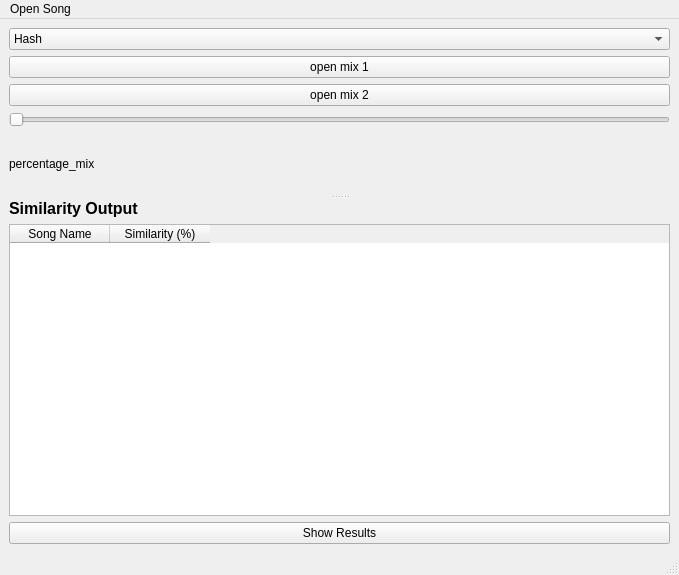
<?xml version="1.0" encoding="UTF-8"?>
<ui version="4.0">
 <class>MainWindow</class>
 <widget class="QMainWindow" name="MainWindow">
  <property name="geometry">
   <rect>
    <x>0</x>
    <y>0</y>
    <width>679</width>
    <height>575</height>
   </rect>
  </property>
  <property name="windowTitle">
   <string>MainWindow</string>
  </property>
  <widget class="QWidget" name="centralwidget">
   <layout class="QGridLayout" name="gridLayout">
    <item row="0" column="0">
     <widget class="QSplitter" name="splitter">
      <property name="orientation">
       <enum>Qt::Vertical</enum>
      </property>
      <widget class="QWidget" name="">
       <layout class="QVBoxLayout" name="verticalLayout">
        <item>
         <widget class="QComboBox" name="choose_method">
          <item>
           <property name="text">
            <string>Hash </string>
           </property>
          </item>
          <item>
           <property name="text">
            <string>Features</string>
           </property>
          </item>
          <item>
           <property name="text">
            <string>Both</string>
           </property>
          </item>
         </widget>
        </item>
        <item>
         <widget class="QPushButton" name="open_mix1">
          <property name="text">
           <string>open mix 1</string>
          </property>
         </widget>
        </item>
        <item>
         <widget class="QPushButton" name="open_mix2">
          <property name="text">
           <string>open mix 2</string>
          </property>
         </widget>
        </item>
        <item>
         <widget class="QSlider" name="Mixer_songs">
          <property name="orientation">
           <enum>Qt::Horizontal</enum>
          </property>
         </widget>
        </item>
        <item>
         <widget class="QLabel" name="percentagemix">
          <property name="text">
           <string>percentage_mix</string>
          </property>
         </widget>
        </item>
       </layout>
      </widget>
      <widget class="QWidget" name="">
       <layout class="QVBoxLayout" name="verticalLayout_2">
        <item>
         <widget class="QLabel" name="similarity_output">
          <property name="font">
           <font>
            <pointsize>12</pointsize>
            <weight>75</weight>
            <bold>true</bold>
           </font>
          </property>
          <property name="text">
           <string>Similarity Output</string>
          </property>
         </widget>
        </item>
        <item>
         <widget class="QTableWidget" name="similarity_output_table">
          <column>
           <property name="text">
            <string>Song Name</string>
           </property>
          </column>
          <column>
           <property name="text">
            <string>Similarity (%)</string>
           </property>
          </column>
         </widget>
        </item>
        <item>
         <widget class="QPushButton" name="show_results">
          <property name="text">
           <string>Show Results</string>
          </property>
         </widget>
        </item>
       </layout>
      </widget>
     </widget>
    </item>
   </layout>
  </widget>
  <widget class="QMenuBar" name="menubar">
   <property name="geometry">
    <rect>
     <x>0</x>
     <y>0</y>
     <width>679</width>
     <height>21</height>
    </rect>
   </property>
   <widget class="QMenu" name="menuOpen_Songs">
    <property name="title">
     <string>Open Song</string>
    </property>
   </widget>
   <addaction name="menuOpen_Songs"/>
  </widget>
  <widget class="QStatusBar" name="statusbar"/>
 </widget>
 <resources/>
 <connections/>
</ui>
